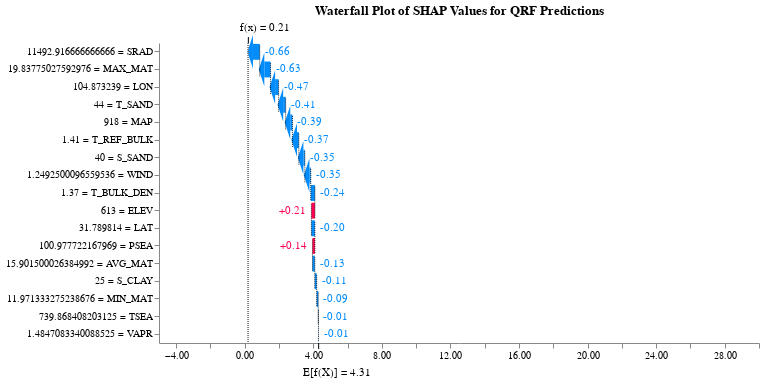

Notebook code for this chart:
### Code cell
import pandas as pd
import numpy as np
import matplotlib.pyplot as plt
import altair as alt
import numpy as np
import pandas as pd
import shap
from sklearn import datasets
from sklearn.model_selection import train_test_split
from quantile_forest import RandomForestQuantileRegressor
# 设置工作目录并加载数据
file_path = "data/selection.csv"  # 替换为你的文件路径
selection = pd.read_csv(file_path)

# 对自变量进行标准化，保持因变量不变
X = selection.drop(columns='RATIO')
y = selection['RATIO']
random_state = np.random.RandomState(0)
quantiles = np.linspace(0, 1, num=11, endpoint=True).round(1).tolist()
X_train, X_test, y_train, y_test = train_test_split(X, y, test_size=0.1, random_state=random_state)

qrf = RandomForestQuantileRegressor(random_state=random_state)
qrf.fit(X_train, y_train)

# Get the SHAP values at each quantile for the specified test sample.
shap_values_list = [
    get_shap_value_by_index(get_shap_values(qrf, X_test, quantile=q), test_idx) for q in quantiles
]

df = pd.concat(
    [
        pd.DataFrame(
            {
                "feature": [f"{X.iloc[test_idx, i]} = {X.columns[i]}" for i in range(X.shape[1])],
                "feature_name": X.columns,
                "feature_value": [f"{X.iloc[test_idx, i]}" for i in range(X.shape[1])],
                "shap_value": shap_i.values,
                "abs_shap_value": abs(shap_i.values),
                "base_value": shap_i.base_values,
                "model_output": shap_i.base_values + sum(shap_i.values),
                "quantile": q,
            }
        )
        for shap_i, q in zip(shap_values_list, quantiles)
    ],
    ignore_index=True,
)
chart = plot_shap_waterfall_with_quantiles(df)
chart

### Figure 1 — Vega-Lite specification as saved in the notebook (floating-point values rounded to 4 significant figures; data arrays with more than 128 entries replaced by an {"elided": "..."} marker saying what was removed)
{"config": {"view": {"continuousWidth": 300, "continuousHeight": 300, "strokeOpacity": 0}}, "layer": [{"mark": {"type": "bar"}, "encoding": {"color": {"condition": {"test": "(datum['shap_value'] > 0)", "value": "#ff0251"}, "value": "#018bfb"}, "tooltip": [{"field": "feature_name", "title": "Feature Name", "type": "nominal"}, {"field": "feature_value", "title": "Feature Value", "type": "quantitative"}, {"field": "shap_value", "format": ",.2f", "title": "SHAP Value", "type": "quantitative"}, {"field": "start", "format": ",.2f", "title": "SHAP Start", "type": "quantitative"}, {"field": "end", "format": ",.2f", "title": "SHAP End", "type": "quantitative"}], "x": {"axis": {"format": ",.2f", "grid": false}, "field": "start", "scale": {"domain": [-2.462, 29.64], "zero": false}, "title": null, "type": "quantitative"}, "x2": {"field": "end_shifted"}, "y": {"field": "feature", "sort": null, "title": null, "type": "nominal"}}, "transform": [{"filter": "datum.quantile == quantile"}, {"calculate": "datum.shap_value > 0 ? datum.end - 0.2674918081936989 : datum.end + 0.2674918081936989", "as": "end_shifted"}, {"calculate": "abs(datum.shap_value) < 0.2674918081936989 ? datum.end : datum.end_shifted", "as": "end_shifted"}]}, {"mark": {"type": "point", "filled": true, "opacity": 1, "size": 125}, "encoding": {"color": {"condition": {"test": "(datum['shap_value'] > 0)", "value": "#ff0251"}, "value": "#018bfb"}, "shape": {"condition": {"test": "(datum['shap_value'] > 0)", "value": "M 0,-3 L 1,0 L 0,3 Z"}, "value": "M 0,3 L -1,0 L 0,-3 Z"}, "tooltip": [{"field": "feature_name", "title": "Feature Name", "type": "nominal"}, {"field": "feature_value", "title": "Feature Value", "type": "quantitative"}, {"field": "shap_value", "format": ",.2f", "title": "SHAP Value", "type": "quantitative"}, {"field": "start", "format": ",.2f", "title": "SHAP Start", "type": "quantitative"}, {"field": "end", "format": ",.2f", "title": "SHAP End", "type": "quantitative"}], "x": {"field": "end_shifted", "title": null, "type": "quantitative"}, "x2": {"field": "end_shifted"}, "y": {"field": "feature", "sort": null, "title": null, "type": "nominal"}}, "transform": [{"filter": "datum.quantile == quantile"}, {"calculate": "datum.shap_value > 0 ? datum.end - 0.2674918081936989 : datum.end + 0.2674918081936989", "as": "end_shifted"}, {"calculate": "abs(datum.shap_value) < 0.2674918081936989 ? datum.end : datum.end_shifted", "as": "end_shifted"}, {"filter": "abs(datum.shap_value) > 0.2674918081936989"}]}, {"layer": [{"mark": {"type": "text", "align": "left", "baseline": "middle", "color": "black", "dx": 5}, "encoding": {"color": {"condition": {"test": "(datum['shap_value'] > 0)", "value": "#ff0251"}, "value": "#018bfb"}, "opacity": {"condition": {"test": "(datum['shap_value'] > 0)", "value": 0}, "value": 1}, "text": {"field": "value_label", "type": "nominal"}, "tooltip": [{"field": "feature_name", "title": "Feature Name", "type": "nominal"}, {"field": "feature_value", "title": "Feature Value", "type": "quantitative"}, {"field": "shap_value", "format": ",.2f", "title": "SHAP Value", "type": "quantitative"}, {"field": "start", "format": ",.2f", "title": "SHAP Start", "type": "quantitative"}, {"field": "end", "format": ",.2f", "title": "SHAP End", "type": "quantitative"}], "x": {"axis": {"format": ",.2f", "grid": false}, "field": "start", "scale": {"domain": [-2.462, 29.64], "zero": false}, "title": null, "type": "quantitative"}, "x2": {"field": "end_shifted"}, "y": {"field": "feature", "sort": null, "title": null, "type": "nominal"}}, "transform": [{"filter": "datum.quantile == quantile"}, {"calculate": "datum.shap_value > 0 ? datum.end - 0.2674918081936989 : datum.end + 0.2674918081936989", "as": "end_shifted"}, {"calculate": "abs(datum.shap_value) < 0.2674918081936989 ? datum.end : datum.end_shifted", "as": "end_shifted"}]}, {"mark": {"type": "text", "align": "right", "baseline": "middle", "color": "black", "dx": -5}, "encoding": {"color": {"condition": {"test": "(datum['shap_value'] > 0)", "value": "#ff0251"}, "value": "#018bfb"}, "opacity": {"condition": {"test": "(datum['shap_value'] > 0)", "value": 1}, "value": 0}, "text": {"field": "value_label", "type": "nominal"}, "tooltip": [{"field": "feature_name", "title": "Feature Name", "type": "nominal"}, {"field": "feature_value", "title": "Feature Value", "type": "quantitative"}, {"field": "shap_value", "format": ",.2f", "title": "SHAP Value", "type": "quantitative"}, {"field": "start", "format": ",.2f", "title": "SHAP Start", "type": "quantitative"}, {"field": "end", "format": ",.2f", "title": "SHAP End", "type": "quantitative"}], "x": {"axis": {"format": ",.2f", "grid": false}, "field": "start", "scale": {"domain": [-2.462, 29.64], "zero": false}, "title": null, "type": "quantitative"}, "x2": {"field": "end_shifted"}, "y": {"field": "feature", "sort": null, "title": null, "type": "nominal"}}, "transform": [{"filter": "datum.quantile == quantile"}, {"calculate": "datum.shap_value > 0 ? datum.end - 0.2674918081936989 : datum.end + 0.2674918081936989", "as": "end_shifted"}, {"calculate": "abs(datum.shap_value) < 0.2674918081936989 ? datum.end : datum.end_shifted", "as": "end_shifted"}]}, {"data": {"name": "data-229dca5199000083fc0cc1e31ebfc565"}, "mark": {"type": "text", "align": "left", "color": "black", "dx": -16, "dy": 180}, "encoding": {"text": {"field": "label", "type": "nominal"}, "x": {"field": "x", "type": "quantitative"}}, "transform": [{"filter": "datum.quantile == quantile"}, {"filter": "datum.type == 'start'"}]}, {"data": {"name": "data-229dca5199000083fc0cc1e31ebfc565"}, "mark": {"type": "text", "align": "left", "color": "black", "dx": -8, "dy": -165}, "encoding": {"text": {"field": "label", "type": "nominal"}, "x": {"field": "x", "type": "quantitative"}}, "transform": [{"filter": "datum.quantile == quantile"}, {"filter": "datum.type == 'end'"}]}]}, {"layer": [{"mark": {"type": "rule", "color": "black", "opacity": 0.8, "strokeDash": [1, 1], "y2Offset": -7, "yOffset": 7}, "encoding": {"x": {"field": "end", "type": "quantitative"}, "y": {"field": "feature", "sort": null, "type": "nominal"}, "y2": {"field": "feature2"}}, "transform": [{"filter": "datum.quantile == quantile"}, {"calculate": "datum.shap_value > 0 ? datum.end - 0.2674918081936989 : datum.end + 0.2674918081936989", "as": "end_shifted"}, {"calculate": "abs(datum.shap_value) < 0.2674918081936989 ? datum.end : datum.end_shifted", "as": "end_shifted"}, {"filter": "isValid(datum.feature2)"}]}, {"mark": {"type": "rule", "color": "gray", "opacity": 0.8, "strokeDash": [1, 1]}, "encoding": {"x": {"field": "model_output", "type": "quantitative"}}, "transform": [{"filter": "datum.quantile == quantile"}, {"calculate": "datum.shap_value > 0 ? datum.end - 0.2674918081936989 : datum.end + 0.2674918081936989", "as": "end_shifted"}, {"calculate": "abs(datum.shap_value) < 0.2674918081936989 ? datum.end : datum.end_shifted", "as": "end_shifted"}]}, {"data": {"name": "data-229dca5199000083fc0cc1e31ebfc565"}, "mark": {"type": "rule", "color": "black", "opacity": 1, "y": 300, "y2": 306}, "encoding": {"x": {"field": "x", "type": "quantitative"}}, "transform": [{"filter": "datum.quantile == quantile"}, {"filter": "datum.type == 'start'"}]}, {"data": {"name": "data-229dca5199000083fc0cc1e31ebfc565"}, "mark": {"type": "rule", "color": "black", "opacity": 1, "y": 0, "y2": -6}, "encoding": {"x": {"field": "x", "type": "quantitative"}}, "transform": [{"filter": "datum.quantile == quantile"}, {"filter": "datum.type == 'end'"}]}]}], "data": {"name": "data-43fd92d503894b8c2a64731ff6da7e4f"}, "height": 300, "params": [{"name": "quantile", "bind": {"input": "range", "max": 1, "min": 0, "name": "Predicted Quantile: ", "step": 0.1}, "value": 0.5}], "title": "Waterfall Plot of SHAP Values for QRF Predictions", "width": 600, "$schema": "https://vega.github.io/schema/vega-lite/v5.20.1.json", "datasets": {"data-43fd92d503894b8c2a64731ff6da7e4f": {"elided": "187 records"}, "data-229dca5199000083fc0cc1e31ebfc565": [{"label": "f(x) = 0.21", "type": "end", "x": 0.2132, "quantile": 0.0}, {"label": "E[f(X)] = 4.31", "type": "start", "x": 4.314, "quantile": 0.0}, {"label": "f(x) = 0.21", "type": "end", "x": 0.2132, "quantile": 0.1}, {"label": "E[f(X)] = 4.31", "type": "start", "x": 4.314, "quantile": 0.1}, {"label": "f(x) = 0.21", "type": "end", "x": 0.2132, "quantile": 0.2}, {"label": "E[f(X)] = 4.31", "type": "start", "x": 4.314, "quantile": 0.2}, {"label": "f(x) = 0.21", "type": "end", "x": 0.2132, "quantile": 0.3}, {"label": "E[f(X)] = 4.31", "type": "start", "x": 4.314, "quantile": 0.3}, {"label": "f(x) = 0.21", "type": "end", "x": 0.2132, "quantile": 0.4}, {"label": "E[f(X)] = 4.31", "type": "start", "x": 4.314, "quantile": 0.4}, {"label": "f(x) = 0.21", "type": "end", "x": 0.2132, "quantile": 0.5}, {"label": "E[f(X)] = 4.31", "type": "start", "x": 4.314, "quantile": 0.5}, {"label": "f(x) = 0.21", "type": "end", "x": 0.2132, "quantile": 0.6}, {"label": "E[f(X)] = 4.31", "type": "start", "x": 4.314, "quantile": 0.6}, {"label": "f(x) = 2.18", "type": "end", "x": 2.18, "quantile": 0.7}, {"label": "E[f(X)] = 6.28", "type": "start", "x": 6.28, "quantile": 0.7}, {"label": "f(x) = 2.54", "type": "end", "x": 2.542, "quantile": 0.8}, {"label": "E[f(X)] = 6.64", "type": "start", "x": 6.642, "quantile": 0.8}, {"label": "f(x) = 3.48", "type": "end", "x": 3.483, "quantile": 0.9}, {"label": "E[f(X)] = 7.58", "type": "start", "x": 7.584, "quantile": 0.9}, {"label": "f(x) = 22.86", "type": "end", "x": 22.86, "quantile": 1.0}, {"label": "E[f(X)] = 26.96", "type": "start", "x": 26.96, "quantile": 1.0}]}}
